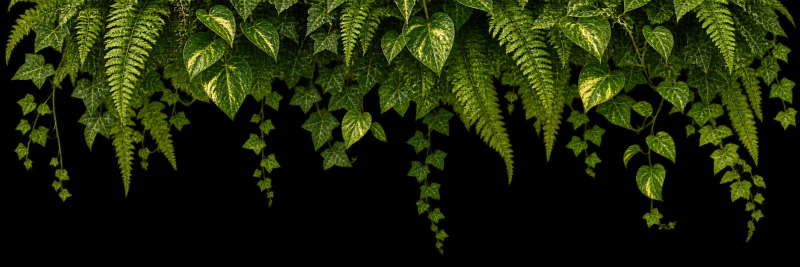
#> input picture reference/generated/canopy-top.png, 1600 x 533 px, given as the content of the folder ../reference/generated/canopy-top.png, which was not available (shown at 1/2 size)
$ python key-black.py ../reference/generated/canopy-top.png ../reference/generated/edison-bulbs.png
#> lines starting #> are read from the running program, lines starting #| are printed output that depends on the picture; after the words box and inside, x2 and y2 are one past the last pixel; in counts of white or black regions, pixels touching at a corner belong together
# Key out a near-black background: soft alpha ramp on max channel, only for pixels reachable from the border.
import sys,os
from PIL import Image,ImageFilter,ImageChops
src,dst=sys.argv[1],sys.argv[2]
LO,HI=10,34
MIN=900
for f in sorted(os.listdir(src)):
    if not f.endswith('.png') or f in('fern-basket.png','stone-wall.png','og-image.png'):continue
    im=Image.open(os.path.join(src,f)).convert('RGB')
#> im is the input picture: PIL image 1600x533 RGB; mean R, G, B 29.3, 37.2, 6.6
    m=im.split();mx=ImageChops.lighter(ImageChops.lighter(m[0],m[1]),m[2])
#> after `mx = ImageChops.lighter(ImageChops.lighter(m[0], m[1]), m[2])`:
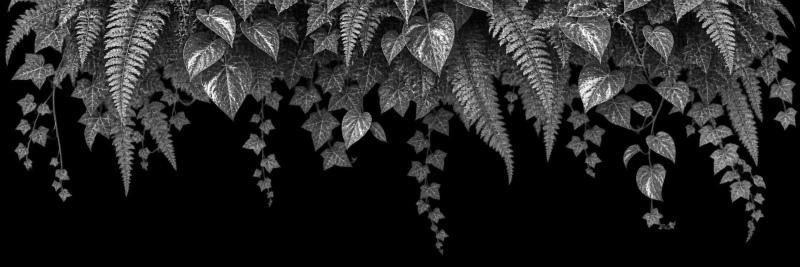
#> mx: PIL image 1600x533 L (shown at 1/2 size); min 0, max 255, mean 37.4
    bg=mx.point(lambda v:255 if v<HI else 0)            # candidate background
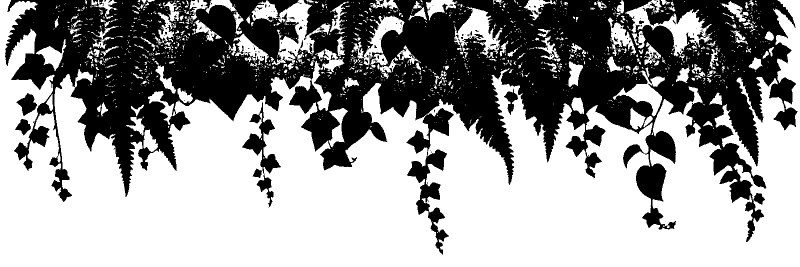
#> bg: PIL image 1600x533 L (shown at 1/2 size); 60.3% white; 209 black regions (186 under 20 px), largest, box (x1, y1, x2, y2) and area: (10, 0, 1595, 509) 330751, (484, 205, 562, 415) 3885, (33, 186, 74, 232) 1001
    # keep only background regions connected to the border
    seed=bg.copy();w,h=seed.size
#> after `w, h = seed.size`: w = 1600; h = 533
    from PIL import ImageDraw
    for x in range(0,w,4):
        for y in(0,h-1):
            if seed.getpixel((x,y))==255:ImageDraw.floodfill(seed,(x,y),128)
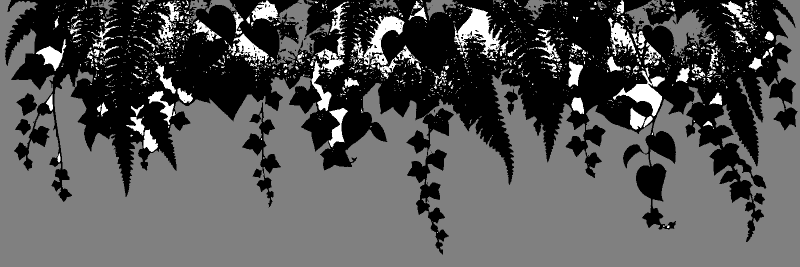
#> seed: PIL image 1600x533 L (shown at 1/2 size); min 0, max 255, mean 84.8
    for y in range(0,h,4):
        for x in(0,w-1):
            if seed.getpixel((x,y))==255:ImageDraw.floodfill(seed,(x,y),128)
    # enclosed dark regions (ring centre, monstera holes) count as background when big enough
    for y in range(0,h,6):
        for x in range(0,w,6):
            if seed.getpixel((x,y))==255:
                ImageDraw.floodfill(seed,(x,y),100)
                n=seed.histogram()[100]
                ImageDraw.floodfill(seed,(x,y),128 if n>=MIN else 60)
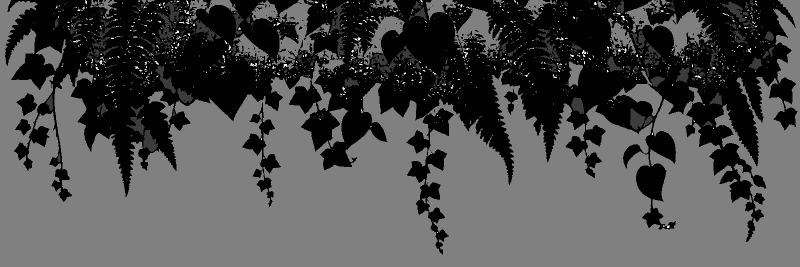
#> seed: PIL image 1600x533 L (shown at 1/2 size); min 0, max 255, mean 76.1
    outer=seed.point(lambda v:255 if v==128 else 0).filter(ImageFilter.MaxFilter(3))
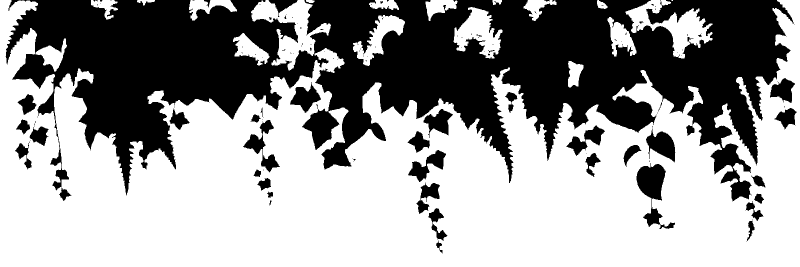
#> outer: PIL image 1600x533 L (shown at 1/2 size); 60.2% white; 130 black regions (89 under 20 px), largest, box (x1, y1, x2, y2) and area: (11, 0, 1588, 403) 309001, (1273, 326, 1350, 458) 4030, (1292, 257, 1351, 325) 2184
    ramp=mx.point(lambda v:0 if v<=LO else 255 if v>=HI else int((v-LO)*255/(HI-LO)))
    alpha=ImageChops.lighter(ramp,ImageChops.invert(outer))
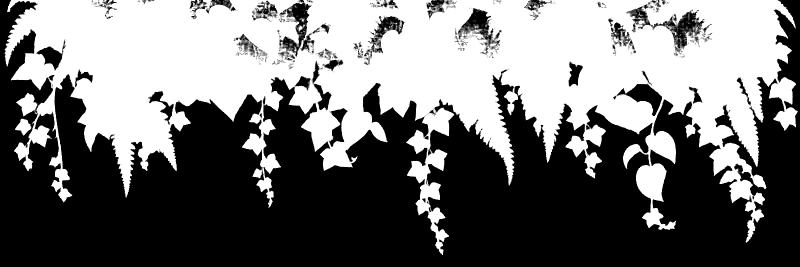
#> alpha: PIL image 1600x533 L (shown at 1/2 size); min 0, max 255, mean 115.3
    out=im.convert('RGBA');out.putalpha(alpha.filter(ImageFilter.GaussianBlur(.6)))
#> after `out.putalpha(alpha.filter(ImageFilter.GaussianBlur(0.6)))`:
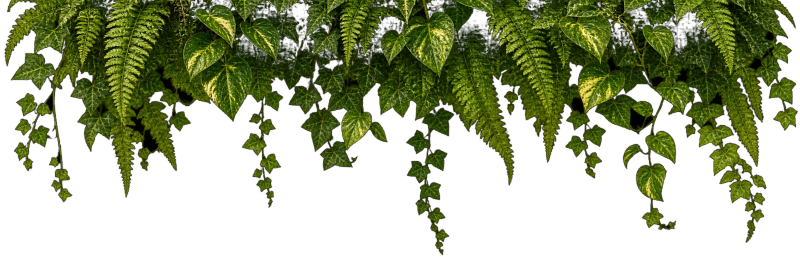
#> out: PIL image 1600x533 RGBA (shown at 1/2 size); mean R, G, B, A 29.3, 37.2, 6.6, 115.3; transparent parts drawn white
    out.save(os.path.join(dst,f));print('keyed',f)
#| keyed canopy-top.png

$ run again, on reference/generated/edison-bulbs.png
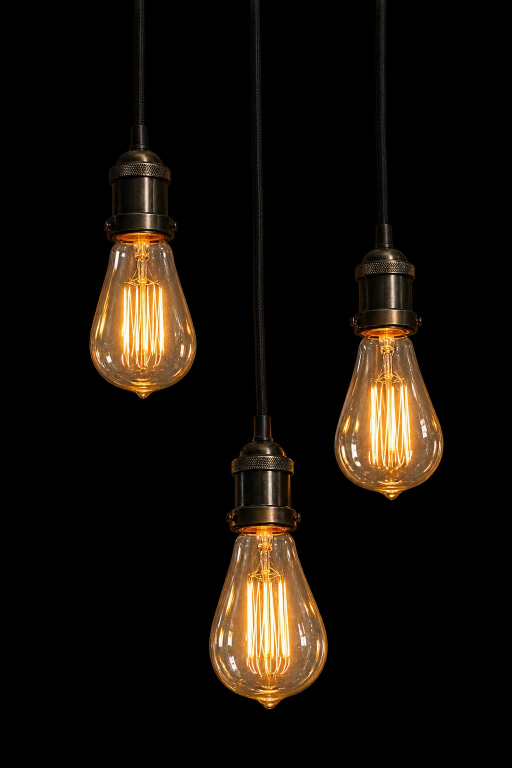
#> input picture reference/generated/edison-bulbs.png, 1024 x 1536 px, given as the content of the folder ../reference/generated/edison-bulbs.png, which was not available (shown at 1/2 size)
#> im is the input picture: PIL image 1024x1536 RGB; mean R, G, B 21.4, 15.7, 9.2
#> bg: PIL image 1024x1536 L; 87.1% white; 547 black regions (465 under 20 px), largest, box (x1, y1, x2, y2) and area: (418, 833, 656, 1419) 69141, (668, 549, 887, 1000) 58806, (179, 458, 393, 798) 53063
#> after the loop `for x in range(0,w,4):`:
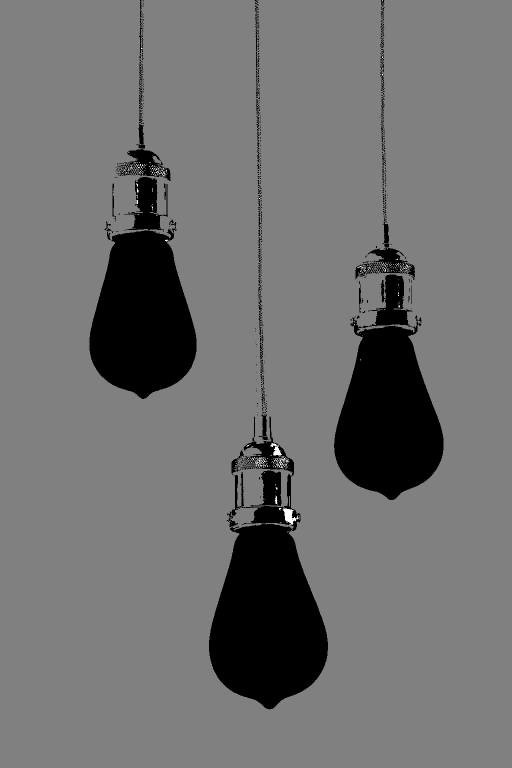
#> seed: PIL image 1024x1536 L (shown at 1/2 size); min 0, max 255, mean 111.7
#> outer: PIL image 1024x1536 L; 87.9% white; 92 black regions (64 under 20 px), largest, box (x1, y1, x2, y2) and area: (419, 1049, 655, 1417) 61673, (669, 646, 886, 999) 52692, (180, 460, 392, 797) 51875
#> `out.putalpha(alpha.filter(ImageFilter.GaussianBlur(0.6)))`:
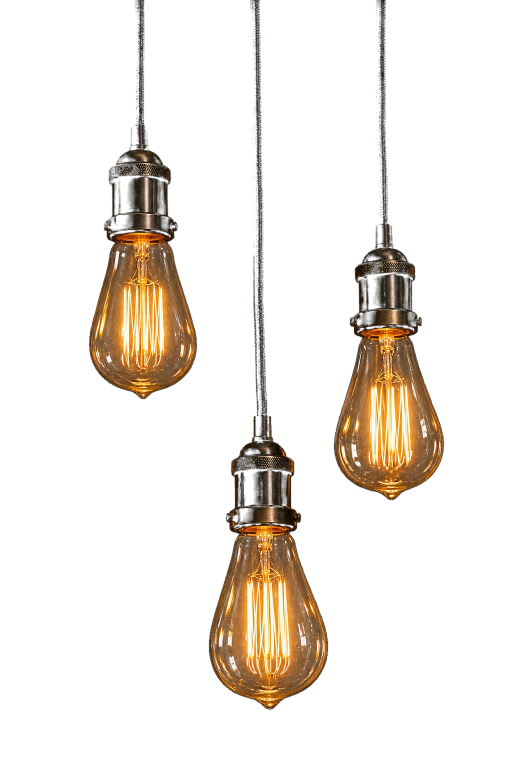
#> out: PIL image 1024x1536 RGBA (shown at 1/2 size); mean R, G, B, A 21.4, 15.7, 9.2, 36; transparent parts drawn white
#| keyed edison-bulbs.png

$ run again, on reference/generated/fern-frond.png
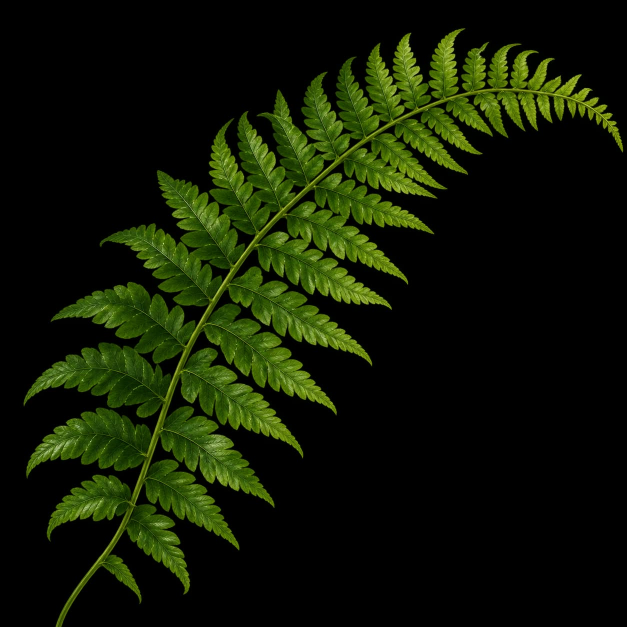
#> input picture reference/generated/fern-frond.png, 1254 x 1254 px, given as the content of the folder ../reference/generated/fern-frond.png, which was not available (shown at 1/2 size)
#> im is the input picture: PIL image 1254x1254 RGB; mean R, G, B 16.7, 24.7, 3.4
#> bg: PIL image 1254x1254 L; 75.3% white; 1 black region, box (x1, y1, x2, y2) and area: (47, 56, 1247, 1254) 387932
#> after the loop `for x in range(0,w,4):`:
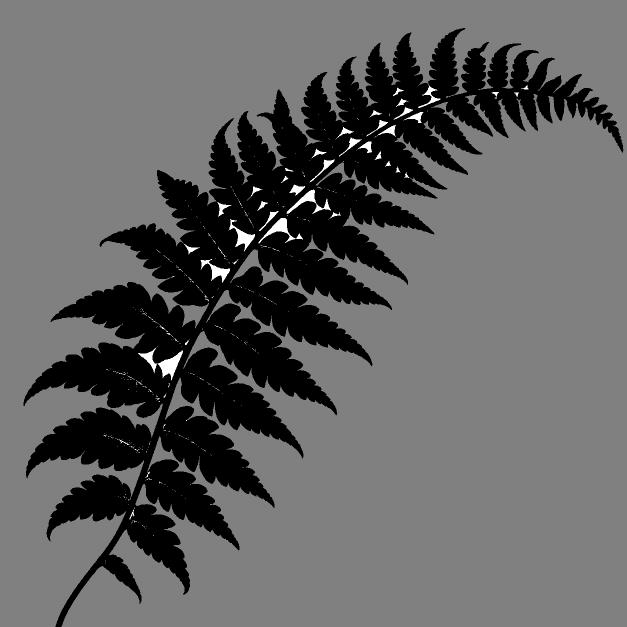
#> seed: PIL image 1254x1254 L (shown at 1/2 size); min 0, max 255, mean 97.4
#> outer: PIL image 1254x1254 L; 76.7% white; 1 black region, box (x1, y1, x2, y2) and area: (48, 57, 1245, 1254) 366767
#> `out.putalpha(alpha.filter(ImageFilter.GaussianBlur(0.6)))`:
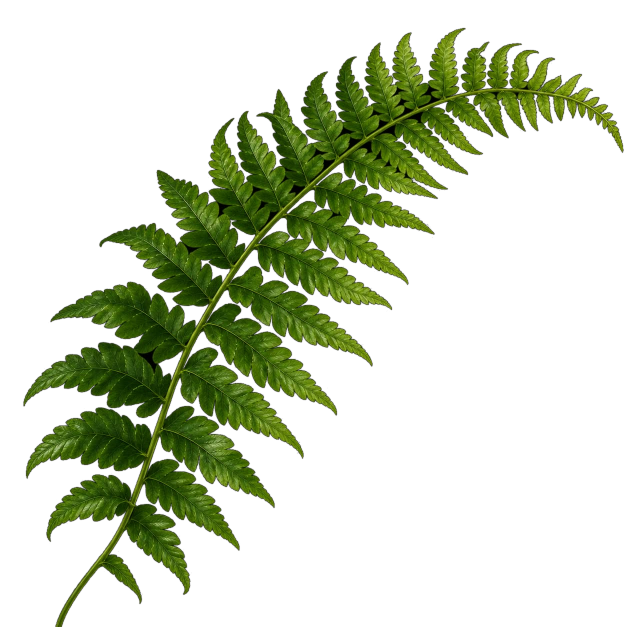
#> out: PIL image 1254x1254 RGBA (shown at 1/2 size); mean R, G, B, A 16.7, 24.7, 3.4, 65.1; transparent parts drawn white
#| keyed fern-frond.png
